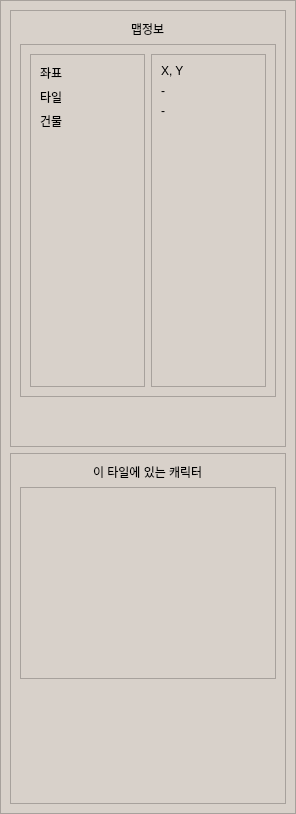
                     <widget class="QFrame" name="frame_14">
                      <property name="sizePolicy">
                       <sizepolicy hsizetype="Preferred" vsizetype="Preferred">
                        <horstretch>0</horstretch>
                        <verstretch>0</verstretch>
                       </sizepolicy>
                      </property>
                      <property name="minimumSize">
                       <size>
                        <width>250</width>
                        <height>0</height>
                       </size>
                      </property>
                      <property name="styleSheet">
                       <string notr="true">background-color: #d8d1ca;</string>
                      </property>
                      <property name="frameShape">
                       <enum>QFrame::StyledPanel</enum>
                      </property>
                      <property name="frameShadow">
                       <enum>QFrame::Raised</enum>
                      </property>
                      <layout class="QHBoxLayout" name="horizontalLayout_19">
                       <property name="spacing">
                        <number>0</number>
                       </property>
                       <property name="leftMargin">
                        <number>0</number>
                       </property>
                       <property name="topMargin">
                        <number>0</number>
                       </property>
                       <property name="rightMargin">
                        <number>0</number>
                       </property>
                       <property name="bottomMargin">
                        <number>0</number>
                       </property>
                       <item>
                        <widget class="QStackedWidget" name="stackedWidget">
                         <property name="sizePolicy">
                          <sizepolicy hsizetype="Preferred" vsizetype="Preferred">
                           <horstretch>0</horstretch>
                           <verstretch>0</verstretch>
                          </sizepolicy>
                         </property>
                         <property name="currentIndex">
                          <number>1</number>
                         </property>
                         <widget class="QWidget" name="page_3"/>
                         <widget class="QWidget" name="page">
                          <layout class="QVBoxLayout" name="verticalLayout_8">
                           <item>
                            <widget class="QFrame" name="frame_10">
                             <property name="frameShape">
                              <enum>QFrame::StyledPanel</enum>
                             </property>
                             <property name="frameShadow">
                              <enum>QFrame::Raised</enum>
                             </property>
                             <layout class="QVBoxLayout" name="verticalLayout_10">
                              <item alignment="Qt::AlignHCenter">
                               <widget class="QLabel" name="label_5">
                                <property name="text">
                                 <string>맵정보</string>
                                </property>
                               </widget>
                              </item>
                              <item>
                               <widget class="QFrame" name="frame_18">
                                <property name="frameShape">
                                 <enum>QFrame::StyledPanel</enum>
                                </property>
                                <property name="frameShadow">
                                 <enum>QFrame::Raised</enum>
                                </property>
                                <layout class="QHBoxLayout" name="horizontalLayout_15">
                                 <item>
                                  <widget class="QFrame" name="frame_20">
                                   <property name="frameShape">
                                    <enum>QFrame::StyledPanel</enum>
                                   </property>
                                   <property name="frameShadow">
                                    <enum>QFrame::Raised</enum>
                                   </property>
                                   <layout class="QVBoxLayout" name="verticalLayout_11">
                                    <item>
                                     <widget class="QLabel" name="label_6">
                                      <property name="text">
                                       <string>좌표</string>
                                      </property>
                                     </widget>
                                    </item>
                                    <item>
                                     <widget class="QLabel" name="label_8">
                                      <property name="text">
                                       <string>타일</string>
                                      </property>
                                     </widget>
                                    </item>
                                    <item>
                                     <widget class="QLabel" name="label_10">
                                      <property name="text">
                                       <string>건물</string>
                                      </property>
                                     </widget>
                                    </item>
                                    <item>
                                     <spacer name="verticalSpacer_10">
                                      <property name="orientation">
                                       <enum>Qt::Vertical</enum>
                                      </property>
                                      <property name="sizeHint" stdset="0">
                                       <size>
                                        <width>20</width>
                                        <height>40</height>
                                       </size>
                                      </property>
                                     </spacer>
                                    </item>
                                   </layout>
                                  </widget>
                                 </item>
                                 <item>
                                  <widget class="QFrame" name="frame_19">
                                   <property name="minimumSize">
                                    <size>
                                     <width>0</width>
                                     <height>333</height>
                                    </size>
                                   </property>
                                   <property name="frameShape">
                                    <enum>QFrame::StyledPanel</enum>
                                   </property>
                                   <property name="frameShadow">
                                    <enum>QFrame::Raised</enum>
                                   </property>
                                   <layout class="QVBoxLayout" name="verticalLayout_12">
                                    <item>
                                     <widget class="QLabel" name="lblMapPoint">
                                      <property name="text">
                                       <string>X, Y</string>
                                      </property>
                                     </widget>
                                    </item>
                                    <item>
                                     <widget class="QLabel" name="lblMapTile">
                                      <property name="text">
                                       <string>-</string>
                                      </property>
                                     </widget>
                                    </item>
                                    <item>
                                     <widget class="QLabel" name="lblMapObject">
                                      <property name="text">
                                       <string>-</string>
                                      </property>
                                     </widget>
                                    </item>
                                    <item>
                                     <spacer name="verticalSpacer_11">
                                      <property name="orientation">
                                       <enum>Qt::Vertical</enum>
                                      </property>
                                      <property name="sizeHint" stdset="0">
                                       <size>
                                        <width>20</width>
                                        <height>40</height>
                                       </size>
                                      </property>
                                     </spacer>
                                    </item>
                                   </layout>
                                  </widget>
                                 </item>
                                </layout>
                               </widget>
                              </item>
                              <item>
                               <spacer name="verticalSpacer_8">
                                <property name="orientation">
                                 <enum>Qt::Vertical</enum>
                                </property>
                                <property name="sizeHint" stdset="0">
                                 <size>
                                  <width>20</width>
                                  <height>40</height>
                                 </size>
                                </property>
                               </spacer>
                              </item>
                             </layout>
                            </widget>
                           </item>
                           <item>
                            <widget class="QFrame" name="frame_17">
                             <property name="frameShape">
                              <enum>QFrame::StyledPanel</enum>
                             </property>
                             <property name="frameShadow">
                              <enum>QFrame::Raised</enum>
                             </property>
                             <layout class="QVBoxLayout" name="verticalLayout_9">
                              <item alignment="Qt::AlignHCenter">
                               <widget class="QLabel" name="label_7">
                                <property name="text">
                                 <string>이 타일에 있는 캐릭터</string>
                                </property>
                               </widget>
                              </item>
                              <item>
                               <widget class="QListWidget" name="lstCharacter"/>
                              </item>
                              <item>
                               <spacer name="verticalSpacer_9">
                                <property name="orientation">
                                 <enum>Qt::Vertical</enum>
                                </property>
                                <property name="sizeHint" stdset="0">
                                 <size>
                                  <width>20</width>
                                  <height>115</height>
                                 </size>
                                </property>
                               </spacer>
                              </item>
                             </layout>
                            </widget>
                           </item>
                          </layout>
                         </widget>
                         <widget class="QWidget" name="page_2"/>
                        </widget>
                       </item>
                      </layout>
                     </widget>
